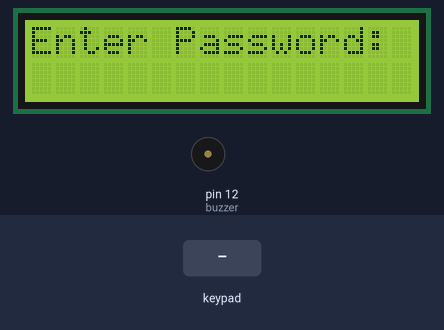
Simulated run of this sketch. Board: Arduino Uno, built with avr-gcc and run on an emulated ATmega328P. Shown: 16×2 character LCD, buzzer (waves = sounding). The test bench sets the inputs (shaded band).

Above: at 1.2 s.
1.3 s: keypad keys 1 5 9 * 0 D A # pressed 0.4 s apart
At 4.9 s:
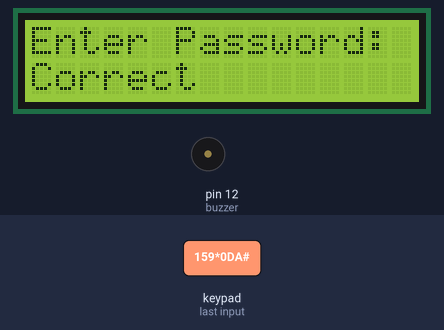
6.0 s: key '#' pressed
At 6.7 s:
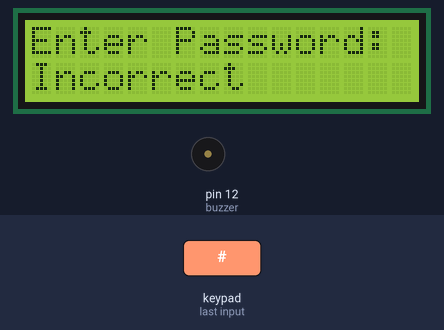
7.6 s: keypad keys 1 5 9 * 0 D A # pressed 0.4 s apart
At 12.9 s:
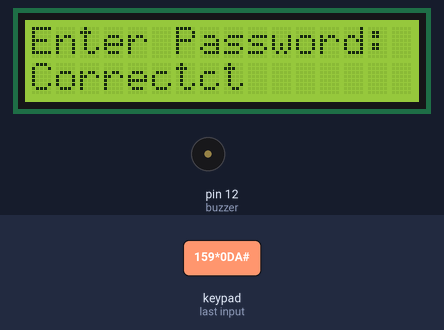
Timing chart, 0 to 14.4 s (numbered marks = the images above; inputs shaded):
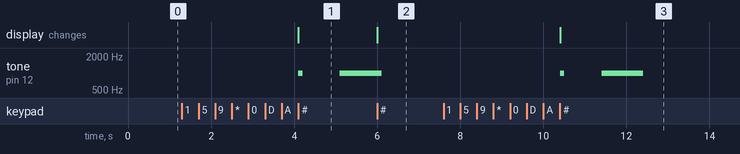

The sketch:

LCDwithKeyword.ino
```cpp
#include <Keypad.h>
#include <LiquidCrystal.h>

const byte numRows = 4;
const byte numCols = 4;
const int buzzer = 12;
char keyMap[numRows][numCols]={
         {'1', '2', '3', 'A'},
         {'4', '5', '6', 'B'},
         {'7', '8', '9', 'C'},
         {'*', '0', '#', 'D'}
};
byte rowPins[numRows] = {9,8,7,6};
byte colPins[numCols]= {5,4,3,2};
Keypad keyPad = Keypad(makeKeymap(keyMap), rowPins, colPins, numRows, numCols);
LiquidCrystal lcd(A0, A1, A2, A3, A4, A5);
void setup() {
        pinMode(buzzer,OUTPUT);
        Serial.begin(9600);
        lcd.begin(16, 2);
        lcd.clear();
        lcd.setCursor(0, 0);
        lcd.print("Enter Password:");
}
void loop(){
  lcd.setCursor(0, 1);
//  int password = readFromKeypad().toInt();
  String password = readFromKeypad();
//  password = readFromKeypad();
  if(password=="159*0DA"){
    lcd.print("Correct");
tone(buzzer,1000,100);  //freq 1000 Hz,delay 100 ms
delay(1000);
tone(buzzer,1000,1000); //freq 1000 Hz,delay 1 sec
delay(100);
  }
  else {
    lcd.print("Incorrect");
  }
}
String readFromKeypad(){
        String myString = "";
        char keyPressed = keyPad.getKey();
        while (keyPressed != '#'){
                keyPressed = keyPad.getKey();
                if ((keyPressed != NO_KEY) && (keyPressed != '#')) {
                                  digitalWrite(buzzer, HIGH);
                delay(100);
                digitalWrite(buzzer, LOW);
                myString.concat(keyPressed);
                }
                if(keyPressed == 'C'){
                myString="";
                }
          }
          return(myString);
}
```

Measured:
- after the input at 1.3 s, tone on pin 12 (buzzer): silent → 1000 Hz after 2.8 s, → silent 0.10 s later, → 1000 Hz 0.90 s later; the display: changes after 2.8 s (image 1)
- after the input at 6.0 s, the display: changes at once (image 2)
- after the input at 7.6 s, tone on pin 12 (buzzer): silent → 1000 Hz after 2.8 s, → silent 0.10 s later, → 1000 Hz 0.90 s later, → silent 1.0 s later; the display: changes after 2.8 s (image 3)
